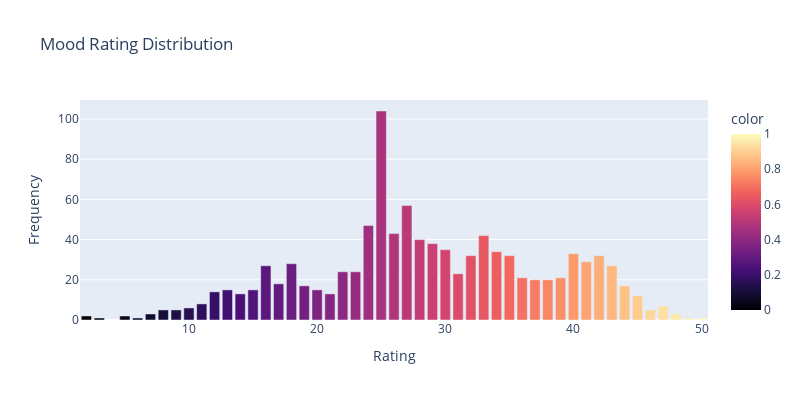

Notebook source saved alongside this figure:
### Code cell
mood_ratings = longform[longform['Mood Rating']>-1]['Mood Rating'].to_numpy()
keys, vals = np.unique(mood_ratings, return_counts=True)
px.bar(x=keys, y=vals, 
    labels={
        'x': 'Rating',
        'y': 'Frequency'
    },
    height=400, width=800,
    title = 'Mood Rating Distribution',
    color=np.linspace(0,1,len(vals)),
    color_continuous_scale=px.colors.sequential.Magma
)

### Figure 1 — Plotly figure (JSON) as saved in the notebook; plotly's stock layout.template omitted (floating-point values rounded to 4 significant figures)
{"data": [{"alignmentgroup": "True", "hovertemplate": "Rating=%{x}<br>Frequency=%{y}<br>color=%{marker.color}<extra></extra>", "legendgroup": "", "marker": {"color": [0, 0.02128, 0.04255, 0.06383, 0.08511, 0.1064, 0.1277, 0.1489, 0.1702, 0.1915, 0.2128, 0.234, 0.2553, 0.2766, 0.2979, 0.3191, 0.3404, 0.3617, 0.383, 0.4043, 0.4255, 0.4468, 0.4681, 0.4894, 0.5106, 0.5319, 0.5532, 0.5745, 0.5957, 0.617, 0.6383, 0.6596, 0.6809, 0.7021, 0.7234, 0.7447, 0.766, 0.7872, 0.8085, 0.8298, 0.8511, 0.8723, 0.8936, 0.9149, 0.9362, 0.9574, 0.9787, 1], "coloraxis": "coloraxis"}, "name": "", "offsetgroup": "", "orientation": "v", "showlegend": false, "textposition": "auto", "type": "bar", "x": [2, 3, 5, 6, 7, 8, 9, 10, 11, 12, 13, 14, 15, 16, 17, 18, 19, 20, 21, 22, 23, 24, 25, 26, 27, 28, 29, 30, 31, 32, 33, 34, 35, 36, 37, 38, 39, 40, 41, 42, 43, 44, 45, 46, 47, 48, 49, 50], "xaxis": "x", "y": [2, 1, 2, 1, 3, 5, 5, 6, 8, 14, 15, 13, 15, 27, 18, 28, 17, 15, 13, 24, 24, 47, 104, 43, 57, 40, 38, 35, 23, 32, 42, 34, 32, 21, 20, 20, 21, 33, 29, 32, 27, 17, 12, 5, 7, 3, 1, 1], "yaxis": "y"}], "layout": {"barmode": "relative", "coloraxis": {"colorbar": {"title": {"text": "color"}}, "colorscale": [[0, "#000004"], [0.1111, "#180f3d"], [0.2222, "#440f76"], [0.3333, "#721f81"], [0.4444, "#9e2f7f"], [0.5556, "#cd4071"], [0.6667, "#f1605d"], [0.7778, "#fd9668"], [0.8889, "#feca8d"], [1, "#fcfdbf"]]}, "height": 400, "legend": {"tracegroupgap": 0}, "title": {"text": "Mood Rating Distribution"}, "width": 800, "xaxis": {"anchor": "y", "domain": [0, 1], "title": {"text": "Rating"}}, "yaxis": {"anchor": "x", "domain": [0, 1], "title": {"text": "Frequency"}}}}
